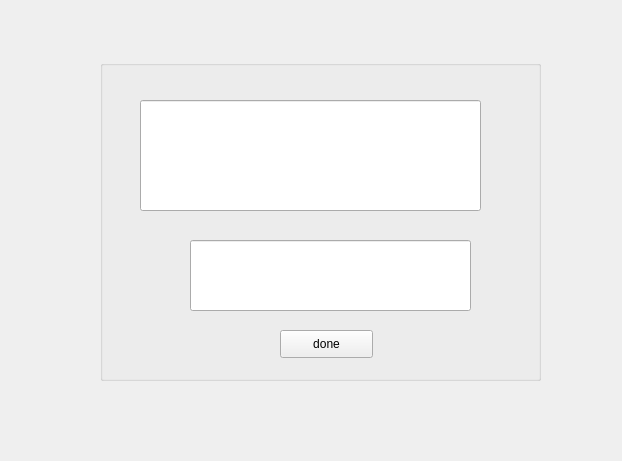
<?xml version="1.0" encoding="UTF-8"?>
<ui version="4.0">
 <class>recaptcha</class>
 <widget class="QWidget" name="recaptcha">
  <property name="geometry">
   <rect>
    <x>0</x>
    <y>0</y>
    <width>622</width>
    <height>461</height>
   </rect>
  </property>
  <property name="windowTitle">
   <string>Form</string>
  </property>
  <widget class="QGroupBox" name="groupBox">
   <property name="geometry">
    <rect>
     <x>100</x>
     <y>60</y>
     <width>441</width>
     <height>321</height>
    </rect>
   </property>
   <property name="title">
    <string/>
   </property>
   <widget class="QLineEdit" name="captcha">
    <property name="geometry">
     <rect>
      <x>40</x>
      <y>40</y>
      <width>341</width>
      <height>111</height>
     </rect>
    </property>
   </widget>
   <widget class="QLineEdit" name="answer">
    <property name="geometry">
     <rect>
      <x>90</x>
      <y>180</y>
      <width>281</width>
      <height>71</height>
     </rect>
    </property>
   </widget>
   <widget class="QPushButton" name="pushButton">
    <property name="geometry">
     <rect>
      <x>180</x>
      <y>270</y>
      <width>93</width>
      <height>28</height>
     </rect>
    </property>
    <property name="text">
     <string>done</string>
    </property>
   </widget>
  </widget>
 </widget>
 <resources/>
 <connections/>
</ui>
